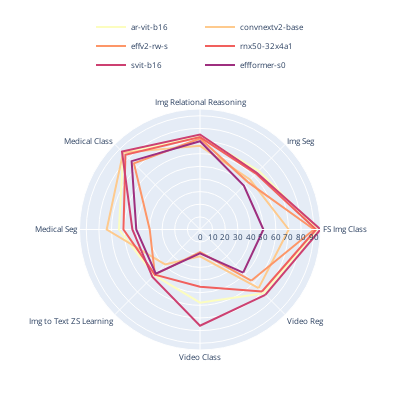

Notebook code cell kept with this figure:
### Code cell
import plotly.express as px
import plotly.graph_objects as go
# Preprocess data for polar plot
color_palette = px.colors.sequential.Magma_r  # Original palette
target_length = len(architecture_shift)
color_palette = generate_palette(color_palette, target_length)

categories = df.columns[-8:]  # Exclude the first column (Model.Metric)
values = df.iloc[:, -8:].values  # Exclude the first column

categories = [category.replace("Classification", "Class").replace("Zero Shot", "ZS").replace("Image", "Img").replace("Regression", "Reg").replace("Few Shot", "FS").replace("Segmentation", "Seg") for category in categories]  # Shorten the category names
# dataframe that includes only Model.Metrics matching entries in pretraining_shift
new_df = df[df['model_name'].isin(architecture_shift)]
columns = new_df.columns
# gaussian normalization
# for col in columns[1:]:
#     new_df[col] = (new_df[col] - new_df[col].mean()) / (new_df[col].std())
values = new_df.iloc[:, -8:].values  # Exclude the first column
new_df = new_df.reset_index(drop=True)
# Create polar plot for each model
fig = go.Figure()
for i, model in enumerate(architecture_shift):
    id = new_df[new_df['model_name'] == model].index[0]
    color_index = i % len(color_palette)  # Ensure the index is within the range of the color palette
    fig.add_trace(go.Scatterpolar(
        r=values[i],
        theta=categories,
        name=model,
        mode='lines',
        line=dict(color=color_palette[color_index])  
        
    ))
    fig.add_trace(go.Scatterpolar(
        r=[values[i][0], values[i][-1]],
        theta=[categories[0], categories[-1]],
        name=model,
        mode='lines',
        showlegend=False,
        line=dict(color=color_palette[color_index]) 
        
    ))
    
    

# Update layout
fig.update_layout(
    height=400,
    width=400,
    autosize=True,
    margin=dict(
            l=50,
            r=50,
            b=50,
            t=100,
            pad=4
        ),
    font=dict(
        size=8
    ),
)

# make legend smaller and move it to the top center
fig.update_layout(
    legend=dict(
        orientation="h",
        yanchor="top",
        y=1.4,
        xanchor="center",
        x=0.5
    )
)

fig.show()
fig.write_image("architecture_polar_plot.pdf")
fig.write_image("architecture_polar_plot.png")

### Figure 1 — Plotly figure (JSON) as saved in the notebook; plotly's stock layout.template omitted (floating-point values rounded to 4 significant figures)
{"data": [{"line": {"color": "#fcfdbf"}, "mode": "lines", "name": "ar-vit-b16", "r": [92.76, 65.7, 73.51, 85.86, 64.21, 51.18, 57.95, 71.45], "theta": ["FS Img Class", "Img Seg", "Img Relational Reasoning", "Medical Class", "Medical Seg", "Img to Text ZS Learning", "Video Class", "Video Reg"], "type": "scatterpolar"}, {"line": {"color": "#fcfdbf"}, "mode": "lines", "name": "ar-vit-b16", "r": [92.76, 71.45], "showlegend": false, "theta": ["FS Img Class", "Video Reg"], "type": "scatterpolar"}, {"line": {"color": "#feca8d"}, "mode": "lines", "name": "convnextv2-base", "r": [70.24, 55.93, 66.21, 86.05, 73.85, 39.15, 21.22, 65.64], "theta": ["FS Img Class", "Img Seg", "Img Relational Reasoning", "Medical Class", "Medical Seg", "Img to Text ZS Learning", "Video Class", "Video Reg"], "type": "scatterpolar"}, {"line": {"color": "#feca8d"}, "mode": "lines", "name": "convnextv2-base", "r": [70.24, 65.64], "showlegend": false, "theta": ["FS Img Class", "Video Reg"], "type": "scatterpolar"}, {"line": {"color": "#fd9668"}, "mode": "lines", "name": "effv2-rw-s", "r": [90.27, 53.32, 72.06, 73.96, 39.8, 50.47, 17.92, 57.34], "theta": ["FS Img Class", "Img Seg", "Img Relational Reasoning", "Medical Class", "Medical Seg", "Img to Text ZS Learning", "Video Class", "Video Reg"], "type": "scatterpolar"}, {"line": {"color": "#fd9668"}, "mode": "lines", "name": "effv2-rw-s", "r": [90.27, 57.34], "showlegend": false, "theta": ["FS Img Class", "Video Reg"], "type": "scatterpolar"}, {"line": {"color": "#f1605d"}, "mode": "lines", "name": "rnx50-32x4a1", "r": [91.86, 62.59, 73.12, 83.5, 60.58, 50.54, 45.29, 69.37], "theta": ["FS Img Class", "Img Seg", "Img Relational Reasoning", "Medical Class", "Medical Seg", "Img to Text ZS Learning", "Video Class", "Video Reg"], "type": "scatterpolar"}, {"line": {"color": "#f1605d"}, "mode": "lines", "name": "rnx50-32x4a1", "r": [91.86, 69.37], "showlegend": false, "theta": ["FS Img Class", "Video Reg"], "type": "scatterpolar"}, {"line": {"color": "#cd4071"}, "mode": "lines", "name": "svit-b16", "r": [95.37, 63.55, 75.23, 87.33, 53.52, 53.21, 76.15, 73.11], "theta": ["FS Img Class", "Img Seg", "Img Relational Reasoning", "Medical Class", "Medical Seg", "Img to Text ZS Learning", "Video Class", "Video Reg"], "type": "scatterpolar"}, {"line": {"color": "#cd4071"}, "mode": "lines", "name": "svit-b16", "r": [95.37, 73.11], "showlegend": false, "theta": ["FS Img Class", "Video Reg"], "type": "scatterpolar"}, {"line": {"color": "#9e2f7f"}, "mode": "lines", "name": "effformer-s0", "r": [50.18, 49.08, 69.91, 76.53, 50.44, 49.51, 18.85, 48.35], "theta": ["FS Img Class", "Img Seg", "Img Relational Reasoning", "Medical Class", "Medical Seg", "Img to Text ZS Learning", "Video Class", "Video Reg"], "type": "scatterpolar"}, {"line": {"color": "#9e2f7f"}, "mode": "lines", "name": "effformer-s0", "r": [50.18, 48.35], "showlegend": false, "theta": ["FS Img Class", "Video Reg"], "type": "scatterpolar"}], "layout": {"autosize": true, "font": {"size": 8}, "height": 400, "legend": {"orientation": "h", "x": 0.5, "xanchor": "center", "y": 1.4, "yanchor": "top"}, "margin": {"b": 50, "l": 50, "pad": 4, "r": 50, "t": 100}, "width": 400}}
